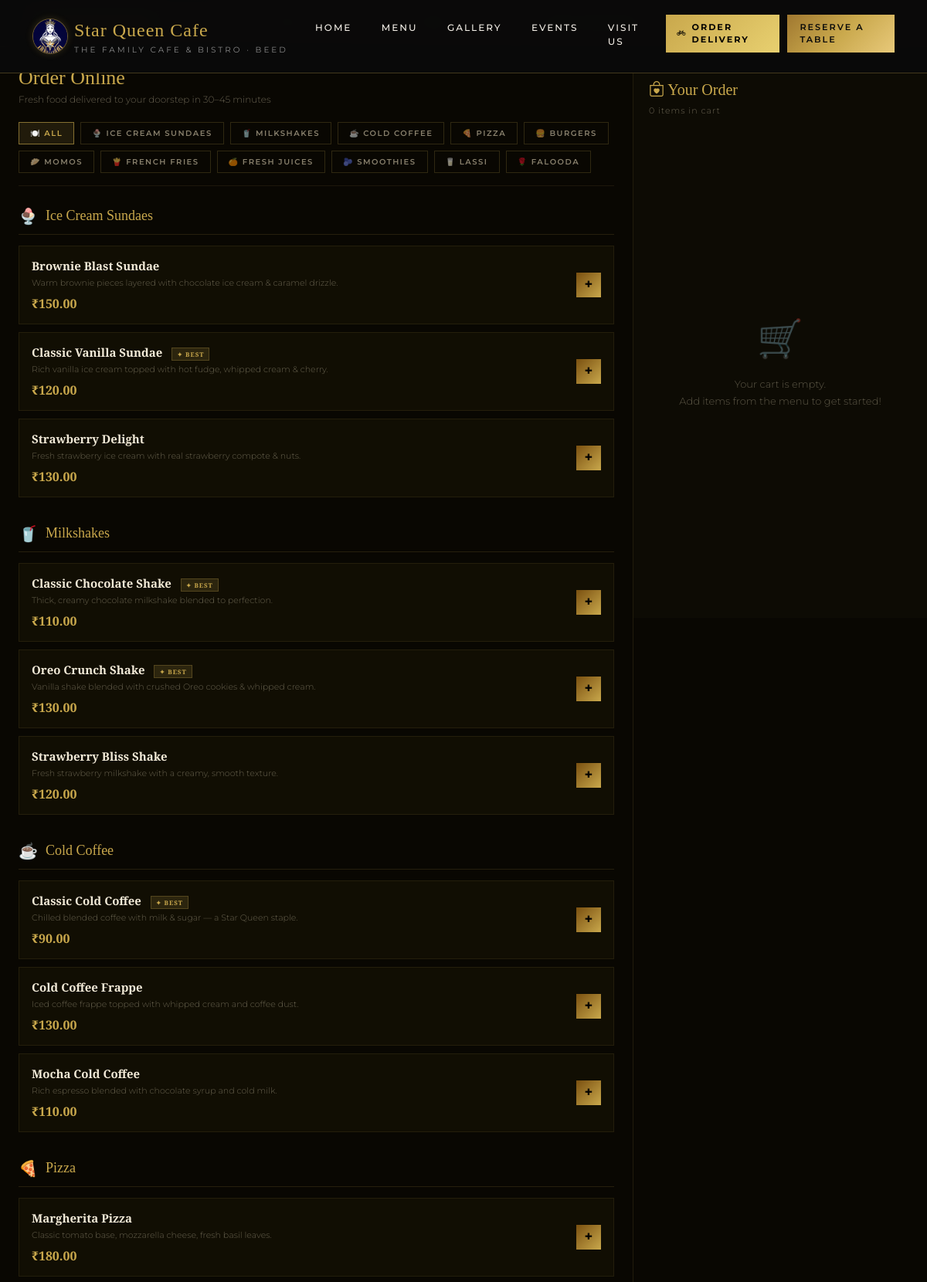
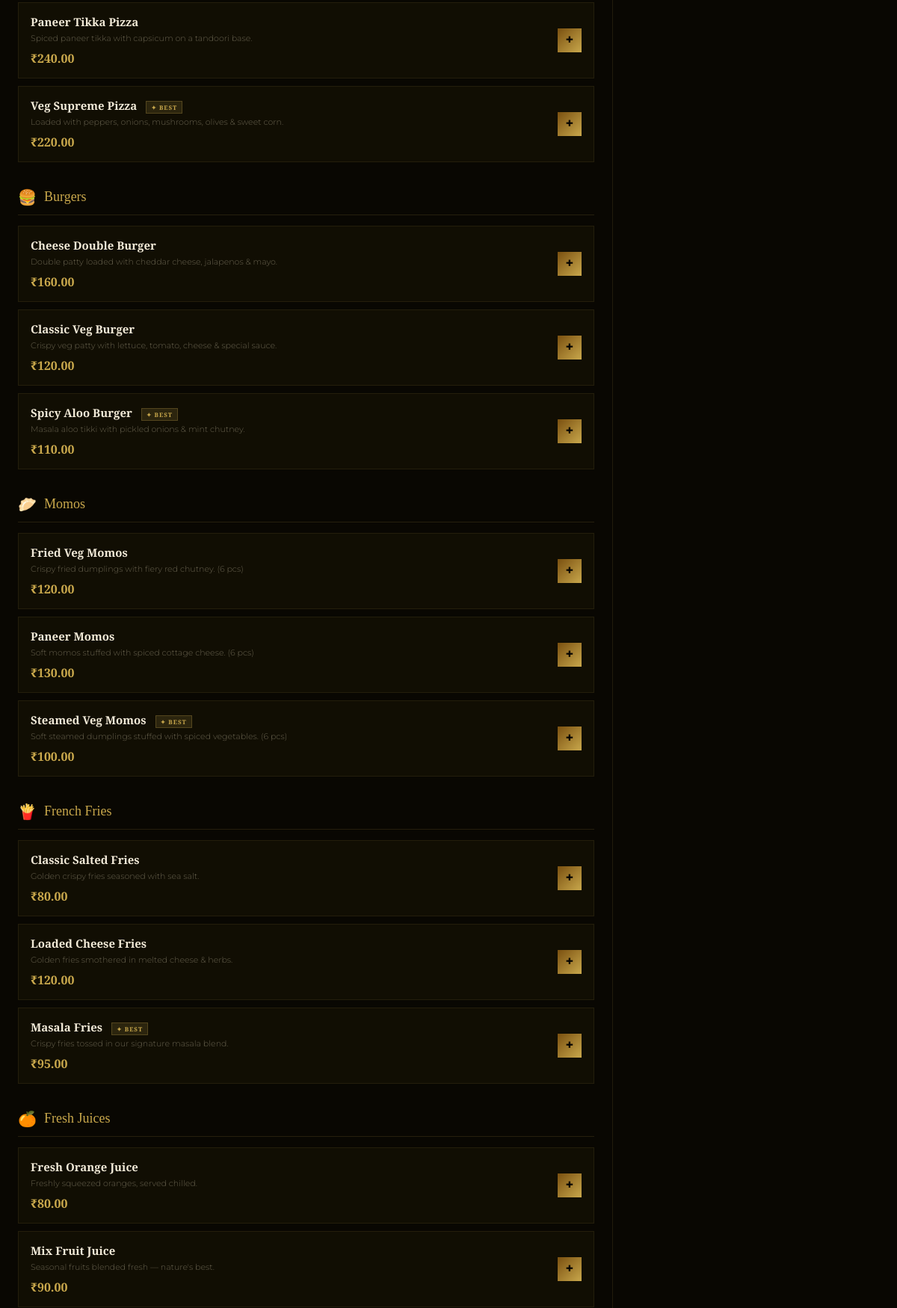
The page /order/ (upper part) on the database its author committed (2 pictures, top to bottom).
### cafe/models.py (models this page shows, shortened)
class MenuItem(models.Model):
    CATEGORY_CHOICES = [
        ('ice_cream', 'Ice Cream Sundaes'),
        ('milkshakes', 'Milkshakes'),
        ('cold_coffee', 'Cold Coffee'),
        ('pizza', 'Pizza'),
        ('burgers', 'Burgers'),
        ('momos', 'Momos'),
        ('french_fries', 'French Fries'),
        ('fresh_juices', 'Fresh Juices'),
        ('smoothies', 'Smoothies'),
        ('lassi', 'Lassi'),
        ('falooda', 'Falooda'),
    ]
    name = models.CharField(max_length=100)
    description = models.TextField(blank=True)
    price = models.DecimalField(max_digits=6, decimal_places=2)
    category = models.CharField(max_length=50, choices=CATEGORY_CHOICES)
    is_available = models.BooleanField(default=True)
    is_bestseller = models.BooleanField(default=False)
    created_at = models.DateTimeField(auto_now_add=True)
    class Meta:
        ordering = ['category', 'name']

### cafe/views.py (the view)
# urls.py: path('order/', views.delivery_home, name='delivery_home'),
def delivery_home(request):
    categories = MenuItem.CATEGORY_CHOICES
    category_data = {}
    for cat_key, cat_name in categories:
        items = MenuItem.objects.filter(category=cat_key, is_available=True)
        if items.exists():
            emoji, label = CATEGORY_EMOJIS.get(cat_key, ('🍽️', cat_name))
            category_data[cat_name] = {'key': cat_key, 'items': items, 'emoji': emoji}
    delivery_areas = DeliveryArea.objects.filter(is_available=True)
    return render(request, 'cafe/delivery.html', {
        'category_data': category_data,
        'delivery_areas': delivery_areas,
        'form': DeliveryOrderForm(),
    })

### starqueen/templates/cafe/delivery.html (shortened to what this page needs)
{% extends 'cafe/base.html' %}
{% load static %}
{% block content %}
<div class="delivery-page">
  <div class="delivery-banner">
    <div class="container">
      <div class="db-info">
        <div class="db-badge"> Home Delivery</div>
        <div class="db-text"><strong>40 min</strong> avg delivery &nbsp;·&nbsp; <strong>₹20</strong> delivery charge &nbsp;·&nbsp; Min order <strong>₹80</strong></div>
        <div class="db-text"> Delivering across <strong>Beed, Maharashtra</strong></div>
      </div>
      <a href="{% url 'track_order' %}" style="font-size:11px;color:#c9a84c;text-decoration:none;letter-spacing:1.5px;text-transform:uppercase;border:1px solid rgba(201,168,76,0.3);padding:6px 14px;">
      </a>
    </div>
  </div>
  <div class="container-fluid px-0">
    <div class="delivery-layout">
      <div class="menu-panel">
        <div style="margin-bottom:20px;">
          <h2 style="font-family:'Playfair Display',serif;font-size:26px;color:#c9a84c;margin-bottom:4px;">Order Online</h2>
          <p style="font-size:12px;color:rgba(240,228,196,0.4);">Fresh food delivered to your doorstep in 30–45 minutes</p>
        </div>
        <div class="cat-nav" id="catNav">
          <a href="#cat-all" class="cat-pill active" onclick="filterCat('all',this)">🍽️ All</a>
          {% for cat_name, data in category_data.items %}
          <a href="#cat-{{ data.key }}" class="cat-pill" onclick="filterCat('{{ data.key }}',this)">
            {{ data.emoji }} {{ cat_name }}
          </a>
          {% endfor %}
        </div>
        {% for cat_name, data in category_data.items %}
        <div class="cat-section" id="cat-{{ data.key }}" data-cat="{{ data.key }}">
          <div class="cat-section-header">
            <span class="cat-emoji">{{ data.emoji }}</span>
            {{ cat_name }}
          </div>
          {% for item in data.items %}
          <div class="menu-item-card" data-cat="{{ item.category }}" id="mic-{{ item.id }}">
            <div class="mic-info">
              <div class="mic-name">
                {{ item.name }}
                {% if item.is_bestseller %}<span class="mic-badge">✦ Best</span>{% endif %}
              </div>
              {% if item.description %}
              <div class="mic-desc">{{ item.description|truncatechars:80 }}</div>
              {% endif %}
              <div class="mic-price">₹{{ item.price }}</div>
            </div>
            <div id="ctrl-{{ item.id }}">
              <button class="add-btn" onclick="addToCart({{ item.id }}, '{{ item.name|escapejs }}', {{ item.price }})" title="Add to cart">+</button>
            </div>
          </div>
          {% endfor %}
        </div>
        {% endfor %}
      </div>
      <div class="cart-panel" id="cartPanel">
        <div class="cart-header">
          <div class="cart-title"><i class="bi bi-bag-heart"></i> Your Order</div>
          <div class="cart-subtitle" id="cartCount">0 items in cart</div>
        </div>
        <div class="cart-empty" id="cartEmpty">
          <div class="cart-empty-icon">🛒</div>
          <p>Your cart is empty.<br>Add items from the menu to get started!</p>
        </div>
      </div>
    </div>
  </div>
</div>
{% endblock %}

### starqueen/templates/cafe/base.html (shortened to what this page needs)
{% load static %}
<!DOCTYPE html>
<html lang="en">
<head>
  <link href="https://cdn.jsdelivr.net/npm/bootstrap@5.3.2/dist/css/bootstrap.min.css" rel="stylesheet">
  <link href="https://cdn.jsdelivr.net/npm/bootstrap-icons@1.11.3/font/bootstrap-icons.min.css" rel="stylesheet">
  <link rel="stylesheet" href="{% static 'cafe/css/style.css' %}">
</head>
<body>
  <nav class="navbar navbar-expand-lg fixed-top">
    <div class="container">
      <a class="navbar-brand d-flex align-items-center gap-2" href="{% url 'home' %}">
        <img src="{% static 'cafe/img/logo.png' %}" alt="Star Queen Cafe Logo" class="navbar-logo">
        <div>
          Star Queen Cafe
          <span>The Family Cafe & Bistro · Beed</span>
        </div>
      </a>
      <div class="collapse navbar-collapse" id="navbarMain">
        <ul class="navbar-nav ms-auto">
          <li class="nav-item"><a class="nav-link {% if request.resolver_match.url_name == 'home' %}active{% endif %}" href="{% url 'home' %}">Home</a></li>
          <li class="nav-item"><a class="nav-link {% if request.resolver_match.url_name == 'menu' %}active{% endif %}" href="{% url 'menu' %}">Menu</a></li>
          <li class="nav-item"><a class="nav-link {% if request.resolver_match.url_name == 'gallery' %}active{% endif %}" href="{% url 'gallery' %}">Gallery</a></li>
          <li class="nav-item"><a class="nav-link {% if request.resolver_match.url_name == 'events' %}active{% endif %}" href="{% url 'events' %}">Events</a></li>
          <li class="nav-item"><a class="nav-link {% if request.resolver_match.url_name == 'visit' %}active{% endif %}" href="{% url 'visit' %}">Visit Us</a></li>
          <li class="nav-item ms-lg-2">
            <a href="{% url 'delivery_home' %}" style="font-size:0.7rem;font-weight:700;letter-spacing:2px;text-decoration:none;text-transform:uppercase;display:inline-flex;align-items:center;gap:6px;padding:8px 14px;background:linear-gradient(135deg,#c9a84c,#e8d070);color:#050300;margin-right:6px;" title="Order food for home delivery">
              <i class="bi bi-bicycle"></i> <span>Order Delivery</span>
            </a>
          </li>
          <li class="nav-item ms-lg-1">
            <a class="btn-gold py-2 px-3 d-inline-block" href="{% url 'reservation' %}" style="font-size:0.7rem;letter-spacing:2px;text-decoration:none;">
              <span>Reserve a Table</span>
            </a>
          </li>
        </ul>
      </div>
    </div>
  </nav>
  {% block content %}{% endblock %}
</body>
</html>

### static/cafe/css/style.css (style rules this page uses)
:root { --gold: #c9a84c; --gold-light: #e8c97a; --gold-dark: #a07830; --black: #0a0a0a; --dark: #111111; --dark2: #1a1a1a; --dark3: #222222; --white: #f5f0e8; --cream: #f0e6d0; --text-muted: #888; --border: rgba(201, 168, 76, 0.3); --shadow-gold: 0 0 30px rgba(201, 168, 76, 0.2); }
* { margin: 0; padding: 0; box-sizing: border-box; }
html { scroll-behavior: smooth; }
body { background-color: var(--black); color: var(--white); font-family: 'Montserrat', sans-serif; font-weight: 300; overflow-x: hidden; }
h1, h2, h3, h4 { font-family: 'Playfair Display', serif; color: var(--gold); }
.navbar { background: rgba(10, 10, 10, 0.97) !important; border-bottom: 1px solid var(--border); padding: 1rem 0; backdrop-filter: blur(10px); transition: all 0.3s ease; }
.navbar-brand { font-family: 'Playfair Display', serif; font-size: 1.5rem; color: var(--gold) !important; letter-spacing: 1px; }
.navbar-logo { width: 46px; height: 46px; border-radius: 50%; border: 1.5px solid rgba(201, 168, 76, 0.5); background: #0d0c1e; transition: transform 0.3s ease, box-shadow 0.3s ease; box-shadow: 0 0 10px rgba(201,168,76,0.2); overflow: hidden; object-fit: cover; object-position: center 20%; transform-origin: center; }
.navbar-brand span { font-size: 0.65rem; display: block; color: var(--text-muted); font-family: 'Montserrat', sans-serif; font-weight: 400; letter-spacing: 3px; text-transform: uppercase; }
.navbar-nav .nav-link { color: var(--white) !important; font-size: 0.75rem; font-weight: 500; letter-spacing: 2px; text-transform: uppercase; padding: 0.5rem 1.2rem !important; transition: color 0.3s ease; position: relative; }
.navbar-nav .nav-link::after { content: ''; position: absolute; bottom: 0; left: 50%; transform: translateX(-50%); width: 0; height: 1px; background: var(--gold); transition: width 0.3s ease; }
.btn-gold { background: linear-gradient(135deg, var(--gold-dark), var(--gold), var(--gold-light)); color: var(--black); font-size: 0.75rem; font-weight: 600; letter-spacing: 2.5px; text-transform: uppercase; padding: 0.9rem 2.5rem; border: none; border-radius: 0; position: relative; overflow: hidden; transition: all 0.3s ease; text-decoration: none; display: inline-block; }
.btn-gold::before { content: ''; position: absolute; inset: 0; background: linear-gradient(135deg, var(--gold), var(--gold-light), var(--gold-dark)); opacity: 0; transition: opacity 0.3s ease; }
.btn-gold span { position: relative; z-index: 1; }

### rows shown on the page
MenuItem: name "Brownie Blast Sundae", description "Warm brownie pieces layered with chocolate ice cream & caramel drizzle.", price "150.00"
MenuItem: name "Classic Vanilla Sundae", is_bestseller "✦ BEST", description "Rich vanilla ice cream topped with hot fudge, whipped cream & cherry.", price "120.00"
MenuItem: name "Strawberry Delight", description "Fresh strawberry ice cream with real strawberry compote & nuts.", price "130.00"
MenuItem: name "Classic Chocolate Shake", is_bestseller "✦ BEST", description "Thick, creamy chocolate milkshake blended to perfection.", price "110.00"
MenuItem: name "Oreo Crunch Shake", is_bestseller "✦ BEST", description "Vanilla shake blended with crushed Oreo cookies & whipped cream.", price "130.00"
MenuItem: name "Strawberry Bliss Shake", description "Fresh strawberry milkshake with a creamy, smooth texture.", price "120.00"
MenuItem: name "Classic Cold Coffee", is_bestseller "✦ BEST", description "Chilled blended coffee with milk & sugar — a Star Queen staple.", price "90.00"
MenuItem: name "Cold Coffee Frappe", description "Iced coffee frappe topped with whipped cream and coffee dust.", price "130.00"
MenuItem: name "Mocha Cold Coffee", description "Rich espresso blended with chocolate syrup and cold milk.", price "110.00"
MenuItem: name "Margherita Pizza", description "Classic tomato base, mozzarella cheese, fresh basil leaves.", price "180.00"
MenuItem: name "Paneer Tikka Pizza", description "Spiced paneer tikka with capsicum on a tandoori base.", price "240.00"
MenuItem: name "Veg Supreme Pizza", is_bestseller "✦ BEST", description "Loaded with peppers, onions, mushrooms, olives & sweet corn.", price "220.00"
MenuItem: name "Cheese Double Burger", description "Double patty loaded with cheddar cheese, jalapenos & mayo.", price "160.00"
MenuItem: name "Classic Veg Burger", description "Crispy veg patty with lettuce, tomato, cheese & special sauce.", price "120.00"
MenuItem: name "Spicy Aloo Burger", is_bestseller "✦ BEST", description "Masala aloo tikki with pickled onions & mint chutney.", price "110.00"
MenuItem: name "Fried Veg Momos", description "Crispy fried dumplings with fiery red chutney. (6 pcs)", price "120.00"
MenuItem: name "Paneer Momos", description "Soft momos stuffed with spiced cottage cheese. (6 pcs)", price "130.00"
MenuItem: name "Steamed Veg Momos", is_bestseller "✦ BEST", description "Soft steamed dumplings stuffed with spiced vegetables. (6 pcs)", price "100.00"
MenuItem: name "Classic Salted Fries", description "Golden crispy fries seasoned with sea salt.", price "80.00"
MenuItem: name "Loaded Cheese Fries", description "Golden fries smothered in melted cheese & herbs.", price "120.00"
MenuItem: name "Masala Fries", is_bestseller "✦ BEST", description "Crispy fries tossed in our signature masala blend.", price "95.00"
MenuItem: name "Fresh Orange Juice", description "Freshly squeezed oranges, served chilled.", price "80.00"
MenuItem: name "Mix Fruit Juice", description "Seasonal fruits blended fresh — nature's best.", price "90.00"

### other values the page prints
{{ data.emoji }} "🍨" "🥤" "☕" "🍕" "🍔" "🥟" "🍟" "🍊" "🫐" "🥛" "🌹"
{{ cat_name }} "ICE CREAM SUNDAES" "MILKSHAKES" "COLD COFFEE" "PIZZA" "BURGERS" "MOMOS" "FRENCH FRIES" "FRESH JUICES" "SMOOTHIES" "LASSI" "FALOODA"
{{ data.emoji }} "🍨" "🥤" "☕" "🍕" "🍔" "🥟" "🍟" "🍊"
{{ cat_name }} "Ice Cream Sundaes" "Milkshakes" "Cold Coffee" "Pizza" "Burgers" "Momos" "French Fries" "Fresh Juices"
